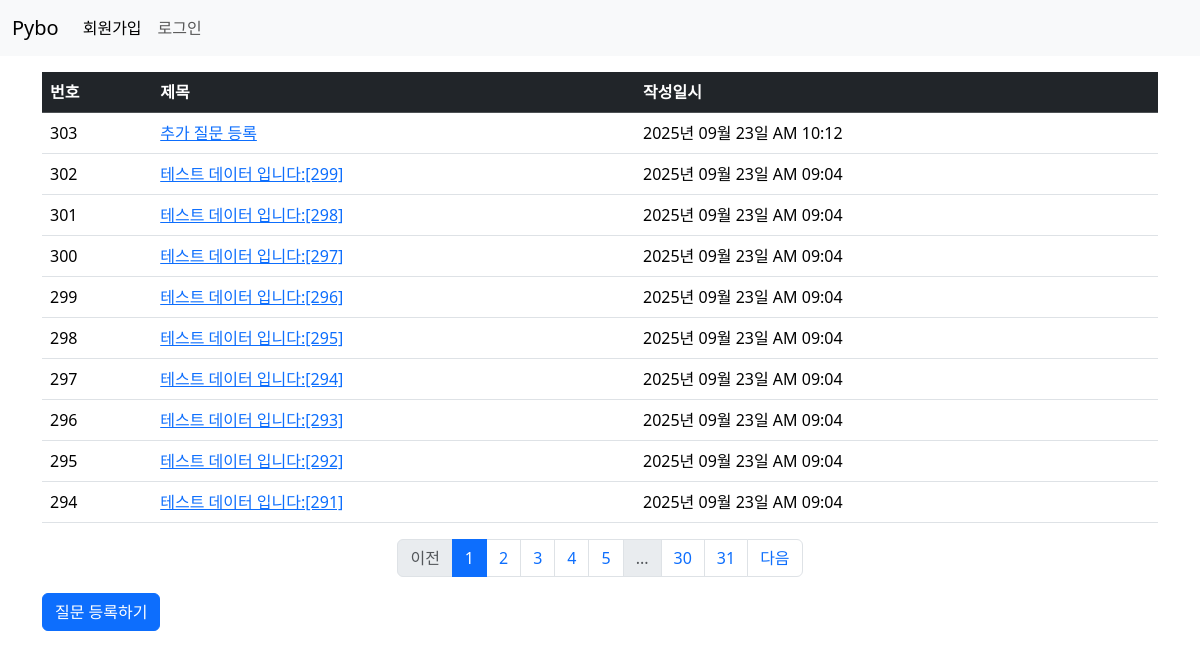
Page /question/list/ on the committed database.
### pybo/models.py (models this page shows)
class Question(db.Model):
    id = db.Column(db.Integer, primary_key=True)
    subject = db.Column(db.String(200), nullable=False)
    content = db.Column(db.Text(), nullable=False)
    create_date = db.Column(db.DateTime(), nullable=False)

### pybo/views/question_views.py (the view)
@bp.route('/list/')
def _list():
    page = request.args.get('page', default=1, type=int)  # 페이지
    question_list = Question.query.order_by(Question.create_date.desc())
    question_list = question_list.paginate(page=page, per_page=10)  # 한 페이지에 보여야할 게시글 수
    return render_template('question/question_list.html', question_list=question_list)

### pybo/filter.py (called while the page is built)
def format_datetime(value, fmt='%Y년 %m월 %d일 %p %I:%M'):
    return value.strftime(fmt)

### pybo/templates/question/question_list.html (shortened to what this page needs)
{% extends 'base.html' %}
{% block content %}
<div class="container my-3">
    <table class="table table-hover">
        <thead>
        <tr class="table-dark">
            <th scope="col">번호</th>
            <th scope="col">제목</th>
            <th scope="col">작성일시</th>
        </tr>
        </thead>
        <tbody>
        {% if question_list %}
        {% for question in question_list.items %}
        <tr>
            <td>{{ question_list.total - (question_list.page - 1) * question_list.per_page - loop.index0 }}</td>
            <td>
                <a href="{{ url_for('question.detail', question_id= question.id) }}">{{ question.subject }}</a>
            </td>
            <td>{{ question.create_date|datetime }}</td>
        </tr>
        {% endfor %}
        {% else %}
        <tr>
            <td colspan="3">질문이 없습니다.</td>
        </tr>
        {% endif %}
        </tbody>
    </table>
    <ul class="pagination justify-content-center">
        {% if question_list.has_prev %}
        <li class="page-item"><a href="?page={{ question_list.prev_num }}" class="page-link">이전</a></li>
        {% else %}
        <li class="page-item disabled"><a href="javascript:void(0)" class="page-link">이전</a></li>
        {% endif %}
        {% for page_num in question_list.iter_pages() %}
        {% if page_num %}
        {% if page_num != question_list.page %}
        <li class="page-item"><a class="page-link" href="?page={{ page_num }}">{{ page_num }}</a></li>
        {%else%}
        <li class="page-item active">
            <a class="page-link" href="javascript:void(0)" aria-current="page">{{ page_num }}</a>
        </li>
        {% endif %}
        {% else %}
        <li class="page-item disabled"><a class="page-link" href="javascript:void(0)">...</a></li>
        {% endif %}
        {% endfor %}
        {% if question_list.has_next %}
        <li class="page-item"><a href="?page={{ question_list.next_num }}" class="page-link">다음</a></li>
        {% else %}
        <li class="page-item disabled"><a href="javascript:void(0)" class="page-link">다음</a></li>
        {% endif %}
    </ul>
    <a href="{{ url_for('question.create') }}" class="btn btn-primary">질문 등록하기</a>
</div>
{% endblock %}

### pybo/templates/base.html (shortened to what this page needs)
<!DOCTYPE html>
<html lang="ko">
<head>
    <link rel="stylesheet" href="https://cdn.jsdelivr.net/npm/bootstrap@5.3.8/dist/css/bootstrap.min.css">
    <link rel="stylesheet" href="{{ url_for('static', filename='style.css') }}">
</head>
<body>
{% include 'navbar.html' %}
{% block content %}
{% endblock %}
</body>
</html>

### pybo/templates/navbar.html (shortened to what this page needs)
<nav class="navbar navbar-expand-sm bg-body-tertiary">
    <div class="container-fluid">
        <a class="navbar-brand" href="{{ url_for('main.index') }}">Pybo</a>
        <div class="collapse navbar-collapse" id="navbarTogglerDemo02">
            <ul class="navbar-nav me-auto mb-2 mb-lg-0">
                <li class="nav-item">
                    <a class="nav-link active" aria-current="page"
                       href="{{ url_for('auth.signup') }}">회원가입</a>
                </li>
                <li class="nav-item">
                    <a class="nav-link" href="#">로그인</a>
                </li>
            </ul>
        </div>
    </div>
</nav>

### rows in the picture
Question: total "303", subject "추가 질문 등록", create_date "2025년 09월 23일 AM 10:12"
Question: total "302", subject "테스트 데이터 입니다:[299]", create_date "2025년 09월 23일 AM 09:04"
Question: total "301", subject "테스트 데이터 입니다:[298]", create_date "2025년 09월 23일 AM 09:04"
Question: total "300", subject "테스트 데이터 입니다:[297]", create_date "2025년 09월 23일 AM 09:04"
Question: total "299", subject "테스트 데이터 입니다:[296]", create_date "2025년 09월 23일 AM 09:04"
Question: total "298", subject "테스트 데이터 입니다:[295]", create_date "2025년 09월 23일 AM 09:04"
Question: total "297", subject "테스트 데이터 입니다:[294]", create_date "2025년 09월 23일 AM 09:04"
Question: total "296", subject "테스트 데이터 입니다:[293]", create_date "2025년 09월 23일 AM 09:04"
Question: total "295", subject "테스트 데이터 입니다:[292]", create_date "2025년 09월 23일 AM 09:04"
Question: total "294", subject "테스트 데이터 입니다:[291]", create_date "2025년 09월 23일 AM 09:04"

### other values in the picture
{{ page_num }} "1"
{{ page_num }} "2" "3" "4" "5" "30" "31"
